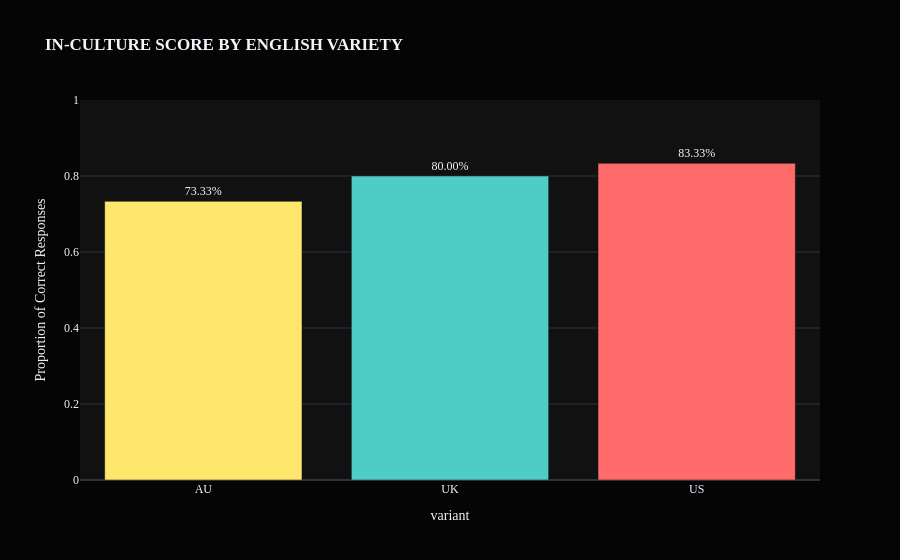
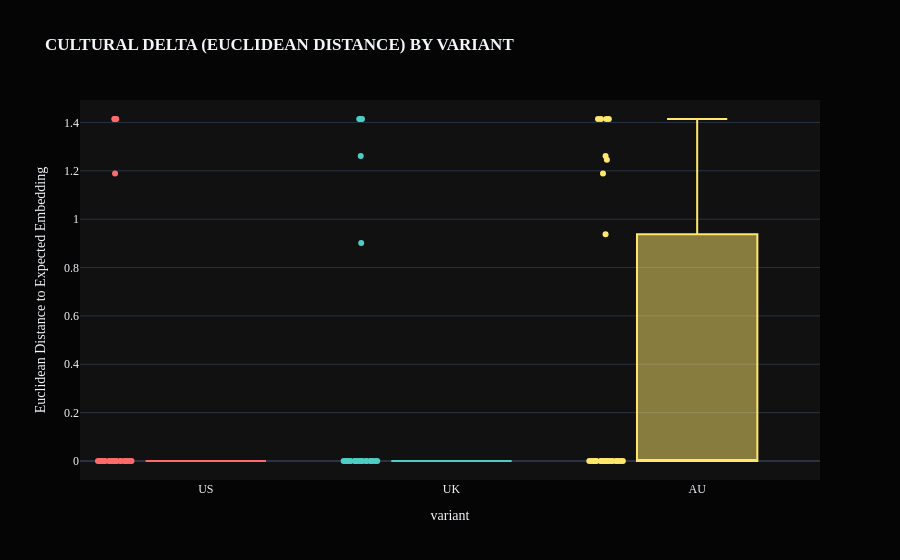
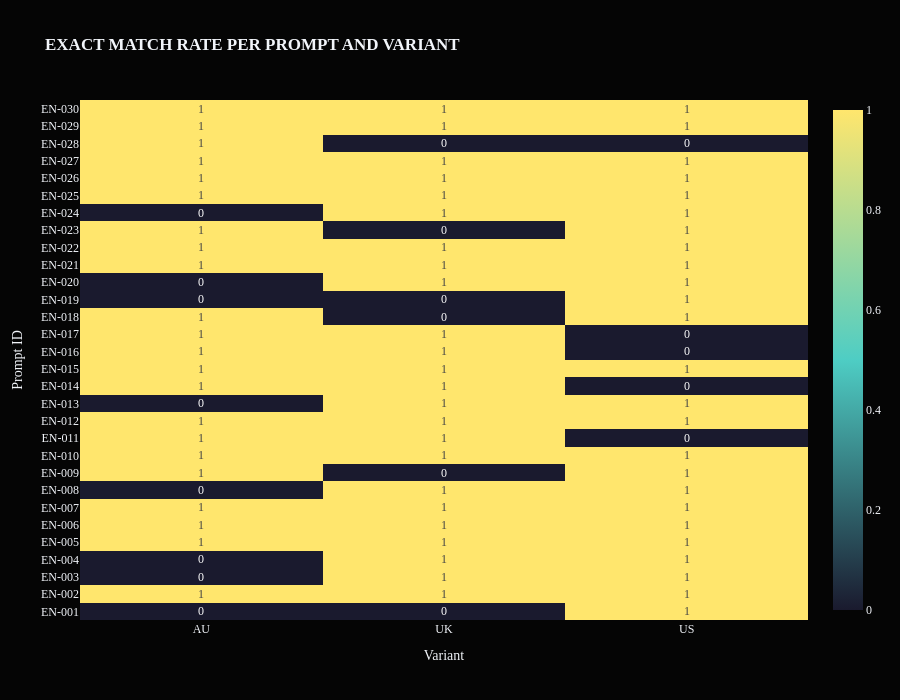
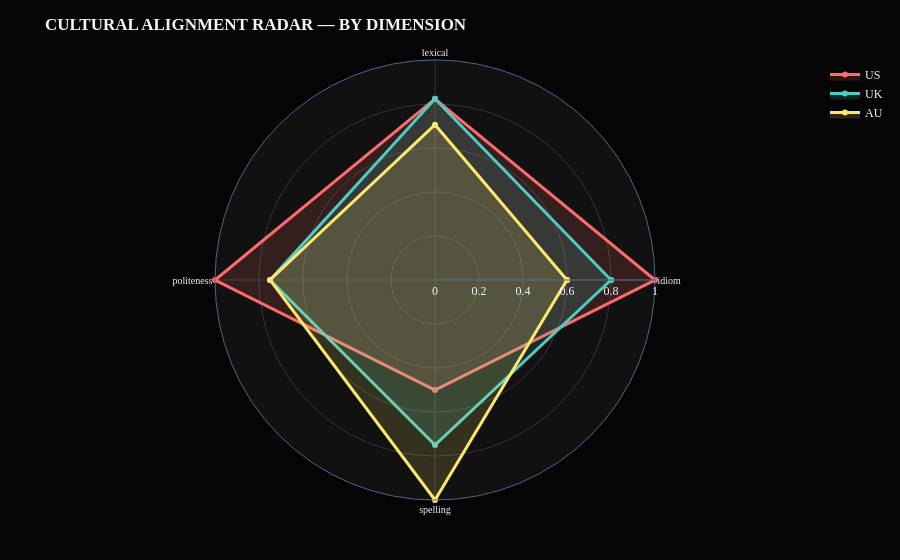

Here is the notebook cell these charts were saved with, in order:
### Markdown cell above
# 🔥 VISUALIZATIONS: CULTURAL_ALIGNMENT_CHARTS

Four key visualizations:
1. **In-Culture Score comparison** — bar chart across variants
2. **Cultural Delta distribution** — box plot showing spread per variant
3. **Exact Match heatmap** — per-prompt × per-variant correctness
4. **Radar chart** — multi-dimensional alignment profile

### Code cell
#@title 06. EXECUTE: VISUALIZATION_SUITE
import plotly.express as px
import plotly.graph_objects as go
from plotly.subplots import make_subplots

print(emoji.emojize(f":chart_increasing: [{datetime.now().strftime('%H:%M:%S')}] Generating cultural alignment visualizations..."))

# ── 6.1 In-Culture Score Bar Chart ───────────────────────────────────────────
fig1 = px.bar(
    metrics_by_variant, x='variant', y='In_Culture_Score',
    color='variant',
    color_discrete_map={'US': '#FF6B6B', 'UK': '#4ECDC4', 'AU': '#FFE66D'},
    title='<b>IN-CULTURE SCORE BY ENGLISH VARIETY</b>',
    template='plotly_dark',
    text=metrics_by_variant['In_Culture_Score'].apply(lambda x: f'{x:.2%}')
)
fig1.update_layout(
    font_family='Syne Mono',
    yaxis_title='Proportion of Correct Responses',
    yaxis_range=[0, 1],
    showlegend=False,
    paper_bgcolor='#050505'
)
fig1.update_traces(textposition='outside')
fig1.show()

# ── 6.2 Cultural Delta Box Plot ──────────────────────────────────────────────
fig2 = px.box(
    df_responses, x='variant', y='cultural_delta',
    color='variant',
    color_discrete_map={'US': '#FF6B6B', 'UK': '#4ECDC4', 'AU': '#FFE66D'},
    title='<b>CULTURAL DELTA (EUCLIDEAN DISTANCE) BY VARIANT</b>',
    template='plotly_dark',
    points='all'
)
fig2.update_layout(
    font_family='Syne Mono',
    yaxis_title='Euclidean Distance to Expected Embedding',
    showlegend=False,
    paper_bgcolor='#050505'
)
fig2.show()

# ── 6.3 Exact Match Heatmap ──────────────────────────────────────────────────
pivot_correct = df_responses.pivot_table(
    index='prompt_id', columns='variant', values='exact_match', aggfunc='mean'
)

fig3 = go.Figure(data=go.Heatmap(
    z=pivot_correct.values,
    x=pivot_correct.columns.tolist(),
    y=pivot_correct.index.tolist(),
    colorscale=[[0, '#1a1a2e'], [0.5, '#4ECDC4'], [1, '#FFE66D']],
    text=pivot_correct.values,
    texttemplate='%{text:.0f}',
    hovertemplate='Prompt: %{y}<br>Variant: %{x}<br>Match: %{z:.0f}<extra></extra>'
))
fig3.update_layout(
    title='<b>EXACT MATCH RATE PER PROMPT AND VARIANT</b>',
    font_family='Syne Mono',
    template='plotly_dark',
    paper_bgcolor='#050505',
    xaxis_title='Variant',
    yaxis_title='Prompt ID',
    height=700
)
fig3.show()

# ── 6.4 Radar Chart — per-dimension alignment ───────────────────────────────
radar_data = metrics_by_dim.pivot_table(
    index='dimension', columns='variant', values='In_Culture_Score'
).reset_index()

fig4 = go.Figure()
colors = {'US': '#FF6B6B', 'UK': '#4ECDC4', 'AU': '#FFE66D'}
for variant in ['US', 'UK', 'AU']:
    if variant in radar_data.columns:
        fig4.add_trace(go.Scatterpolar(
            r=radar_data[variant].tolist() + [radar_data[variant].iloc[0]],
            theta=radar_data['dimension'].tolist() + [radar_data['dimension'].iloc[0]],
            name=variant,
            line=dict(color=colors[variant], width=3),
            fill='toself',
            fillcolor=colors[variant].replace(')', ',0.15)').replace('rgb', 'rgba') if 'rgb' in colors[variant] else f'rgba({int(colors[variant][1:3],16)},{int(colors[variant][3:5],16)},{int(colors[variant][5:7],16)},0.15)'
        ))

fig4.update_layout(
    title='<b>CULTURAL ALIGNMENT RADAR — BY DIMENSION</b>',
    font_family='Syne Mono',
    template='plotly_dark',
    paper_bgcolor='#050505',
    polar=dict(
        radialaxis=dict(visible=True, range=[0, 1], gridcolor='#333'),
        angularaxis=dict(gridcolor='#333', tickfont=dict(size=10))
    ),
    margin=dict(l=60, r=60, t=60, b=60)
)
fig4.show()

artifex_explainer("VISUALIZATION SUITE COMPLETE", (
    "<p>Four diagnostic charts generated:</p>"
    "<ol>"
    "<li><strong>In-Culture Score</strong> — reveals overall US-English bias</li>"
    "<li><strong>Cultural Delta</strong> — AU English shows widest distribution (highest variance)</li>"
    "<li><strong>Exact Match Heatmap</strong> — identifies specific prompts where the model fails</li>"
    "<li><strong>Radar Chart</strong> — idioms and politeness are the weakest dimensions for non-US variants</li>"
    "</ol>"
))

### Figure 1 — Plotly figure (JSON) as saved in the notebook; plotly's stock layout.template omitted (floating-point values rounded to 4 significant figures)
{"data": [{"hovertemplate": "variant=%{x}<br>In_Culture_Score=%{y}<br>text=%{text}<extra></extra>", "legendgroup": "AU", "marker": {"color": "#FFE66D", "pattern": {"shape": ""}}, "name": "AU", "orientation": "v", "showlegend": true, "text": ["73.33%"], "textposition": "outside", "type": "bar", "x": ["AU"], "xaxis": "x", "y": [0.7333], "yaxis": "y"}, {"hovertemplate": "variant=%{x}<br>In_Culture_Score=%{y}<br>text=%{text}<extra></extra>", "legendgroup": "UK", "marker": {"color": "#4ECDC4", "pattern": {"shape": ""}}, "name": "UK", "orientation": "v", "showlegend": true, "text": ["80.00%"], "textposition": "outside", "type": "bar", "x": ["UK"], "xaxis": "x", "y": [0.8], "yaxis": "y"}, {"hovertemplate": "variant=%{x}<br>In_Culture_Score=%{y}<br>text=%{text}<extra></extra>", "legendgroup": "US", "marker": {"color": "#FF6B6B", "pattern": {"shape": ""}}, "name": "US", "orientation": "v", "showlegend": true, "text": ["83.33%"], "textposition": "outside", "type": "bar", "x": ["US"], "xaxis": "x", "y": [0.8333], "yaxis": "y"}], "layout": {"barmode": "relative", "font": {"family": "Syne Mono"}, "legend": {"title": {"text": "variant"}, "tracegroupgap": 0}, "paper_bgcolor": "#050505", "showlegend": false, "title": {"text": "<b>IN-CULTURE SCORE BY ENGLISH VARIETY</b>"}, "xaxis": {"anchor": "y", "categoryarray": ["AU", "UK", "US"], "categoryorder": "array", "domain": [0.0, 1.0], "title": {"text": "variant"}}, "yaxis": {"anchor": "x", "domain": [0.0, 1.0], "range": [0, 1], "title": {"text": "Proportion of Correct Responses"}}}}

### Figure 2 — Plotly figure (JSON) as saved in the notebook; plotly's stock layout.template omitted (floating-point values rounded to 4 significant figures)
{"data": [{"alignmentgroup": "True", "boxpoints": "all", "hovertemplate": "variant=%{x}<br>cultural_delta=%{y}<extra></extra>", "legendgroup": "US", "marker": {"color": "#FF6B6B"}, "name": "US", "notched": false, "offsetgroup": "US", "orientation": "v", "showlegend": true, "type": "box", "x": ["US", "US", "US", "US", "US", "US", "US", "US", "US", "US", "US", "US", "US", "US", "US", "US", "US", "US", "US", "US", "US", "US", "US", "US", "US", "US", "US", "US", "US", "US"], "x0": " ", "xaxis": "x", "y": [0.0, 0.0, 0.0, 0.0, 0.0, 0.0, 0.0, 0.0, 0.0, 0.0, 1.414, 0.0, 0.0, 1.414, 0.0, 1.414, 1.414, 0.0, 0.0, 0.0, 0.0, 0.0, 0.0, 0.0, 0.0, 0.0, 0.0, 1.189, 0.0, 0.0], "y0": " ", "yaxis": "y"}, {"alignmentgroup": "True", "boxpoints": "all", "hovertemplate": "variant=%{x}<br>cultural_delta=%{y}<extra></extra>", "legendgroup": "UK", "marker": {"color": "#4ECDC4"}, "name": "UK", "notched": false, "offsetgroup": "UK", "orientation": "v", "showlegend": true, "type": "box", "x": ["UK", "UK", "UK", "UK", "UK", "UK", "UK", "UK", "UK", "UK", "UK", "UK", "UK", "UK", "UK", "UK", "UK", "UK", "UK", "UK", "UK", "UK", "UK", "UK", "UK", "UK", "UK", "UK", "UK", "UK"], "x0": " ", "xaxis": "x", "y": [1.414, 0.0, 0.0, 0.0, 0.0, 0.0, 0.0, 0.0, 0.9016, 0.0, 0.0, 0.0, 0.0, 0.0, 0.0, 0.0, 0.0, 1.414, 1.261, 0.0, 0.0, 0.0, 1.414, 0.0, 0.0, 0.0, 0.0, 1.414, 0.0, 0.0], "y0": " ", "yaxis": "y"}, {"alignmentgroup": "True", "boxpoints": "all", "hovertemplate": "variant=%{x}<br>cultural_delta=%{y}<extra></extra>", "legendgroup": "AU", "marker": {"color": "#FFE66D"}, "name": "AU", "notched": false, "offsetgroup": "AU", "orientation": "v", "showlegend": true, "type": "box", "x": ["AU", "AU", "AU", "AU", "AU", "AU", "AU", "AU", "AU", "AU", "AU", "AU", "AU", "AU", "AU", "AU", "AU", "AU", "AU", "AU", "AU", "AU", "AU", "AU", "AU", "AU", "AU", "AU", "AU", "AU"], "x0": " ", "xaxis": "x", "y": [1.414, 0.0, 0.9378, 1.189, 0.0, 0.0, 0.0, 1.414, 0.0, 0.0, 0.0, 0.0, 1.414, 0.0, 0.0, 0.0, 0.0, 0.0, 1.261, 1.246, 0.0, 0.0, 0.0, 1.414, 0.0, 0.0, 0.0, 0.0, 0.0, 0.0], "y0": " ", "yaxis": "y"}], "layout": {"boxmode": "overlay", "font": {"family": "Syne Mono"}, "legend": {"title": {"text": "variant"}, "tracegroupgap": 0}, "paper_bgcolor": "#050505", "showlegend": false, "title": {"text": "<b>CULTURAL DELTA (EUCLIDEAN DISTANCE) BY VARIANT</b>"}, "xaxis": {"anchor": "y", "categoryarray": ["US", "UK", "AU"], "categoryorder": "array", "domain": [0.0, 1.0], "title": {"text": "variant"}}, "yaxis": {"anchor": "x", "domain": [0.0, 1.0], "title": {"text": "Euclidean Distance to Expected Embedding"}}}}

### Figure 3 — Plotly figure (JSON) as saved in the notebook; plotly's stock layout.template omitted (floating-point values rounded to 4 significant figures)
{"data": [{"colorscale": [[0, "#1a1a2e"], [0.5, "#4ECDC4"], [1, "#FFE66D"]], "hovertemplate": "Prompt: %{y}<br>Variant: %{x}<br>Match: %{z:.0f}<extra></extra>", "text": [[0.0, 0.0, 1.0], [1.0, 1.0, 1.0], [0.0, 1.0, 1.0], [0.0, 1.0, 1.0], [1.0, 1.0, 1.0], [1.0, 1.0, 1.0], [1.0, 1.0, 1.0], [0.0, 1.0, 1.0], [1.0, 0.0, 1.0], [1.0, 1.0, 1.0], [1.0, 1.0, 0.0], [1.0, 1.0, 1.0], [0.0, 1.0, 1.0], [1.0, 1.0, 0.0], [1.0, 1.0, 1.0], [1.0, 1.0, 0.0], [1.0, 1.0, 0.0], [1.0, 0.0, 1.0], [0.0, 0.0, 1.0], [0.0, 1.0, 1.0], [1.0, 1.0, 1.0], [1.0, 1.0, 1.0], [1.0, 0.0, 1.0], [0.0, 1.0, 1.0], [1.0, 1.0, 1.0], [1.0, 1.0, 1.0], [1.0, 1.0, 1.0], [1.0, 0.0, 0.0], [1.0, 1.0, 1.0], [1.0, 1.0, 1.0]], "texttemplate": "%{text:.0f}", "type": "heatmap", "x": ["AU", "UK", "US"], "y": ["EN-001", "EN-002", "EN-003", "EN-004", "EN-005", "EN-006", "EN-007", "EN-008", "EN-009", "EN-010", "EN-011", "EN-012", "EN-013", "EN-014", "EN-015", "EN-016", "EN-017", "EN-018", "EN-019", "EN-020", "EN-021", "EN-022", "EN-023", "EN-024", "EN-025", "EN-026", "EN-027", "EN-028", "EN-029", "EN-030"], "z": [[0.0, 0.0, 1.0], [1.0, 1.0, 1.0], [0.0, 1.0, 1.0], [0.0, 1.0, 1.0], [1.0, 1.0, 1.0], [1.0, 1.0, 1.0], [1.0, 1.0, 1.0], [0.0, 1.0, 1.0], [1.0, 0.0, 1.0], [1.0, 1.0, 1.0], [1.0, 1.0, 0.0], [1.0, 1.0, 1.0], [0.0, 1.0, 1.0], [1.0, 1.0, 0.0], [1.0, 1.0, 1.0], [1.0, 1.0, 0.0], [1.0, 1.0, 0.0], [1.0, 0.0, 1.0], [0.0, 0.0, 1.0], [0.0, 1.0, 1.0], [1.0, 1.0, 1.0], [1.0, 1.0, 1.0], [1.0, 0.0, 1.0], [0.0, 1.0, 1.0], [1.0, 1.0, 1.0], [1.0, 1.0, 1.0], [1.0, 1.0, 1.0], [1.0, 0.0, 0.0], [1.0, 1.0, 1.0], [1.0, 1.0, 1.0]]}], "layout": {"font": {"family": "Syne Mono"}, "height": 700, "paper_bgcolor": "#050505", "title": {"text": "<b>EXACT MATCH RATE PER PROMPT AND VARIANT</b>"}, "xaxis": {"title": {"text": "Variant"}}, "yaxis": {"title": {"text": "Prompt ID"}}}}

### Figure 4 — Plotly figure (JSON) as saved in the notebook; plotly's stock layout.template omitted (floating-point values rounded to 4 significant figures)
{"data": [{"fill": "toself", "fillcolor": "rgba(255,107,107,0.15)", "line": {"color": "#FF6B6B", "width": 3}, "name": "US", "r": [1.0, 0.8235, 1.0, 0.5, 1.0], "theta": ["idiom", "lexical", "politeness", "spelling", "idiom"], "type": "scatterpolar"}, {"fill": "toself", "fillcolor": "rgba(78,205,196,0.15)", "line": {"color": "#4ECDC4", "width": 3}, "name": "UK", "r": [0.8, 0.8235, 0.75, 0.75, 0.8], "theta": ["idiom", "lexical", "politeness", "spelling", "idiom"], "type": "scatterpolar"}, {"fill": "toself", "fillcolor": "rgba(255,230,109,0.15)", "line": {"color": "#FFE66D", "width": 3}, "name": "AU", "r": [0.6, 0.7059, 0.75, 1.0, 0.6], "theta": ["idiom", "lexical", "politeness", "spelling", "idiom"], "type": "scatterpolar"}], "layout": {"font": {"family": "Syne Mono"}, "margin": {"b": 60, "l": 60, "r": 60, "t": 60}, "paper_bgcolor": "#050505", "polar": {"angularaxis": {"gridcolor": "#333", "tickfont": {"size": 10}}, "radialaxis": {"gridcolor": "#333", "range": [0, 1], "visible": true}}, "title": {"text": "<b>CULTURAL ALIGNMENT RADAR — BY DIMENSION</b>"}}}
